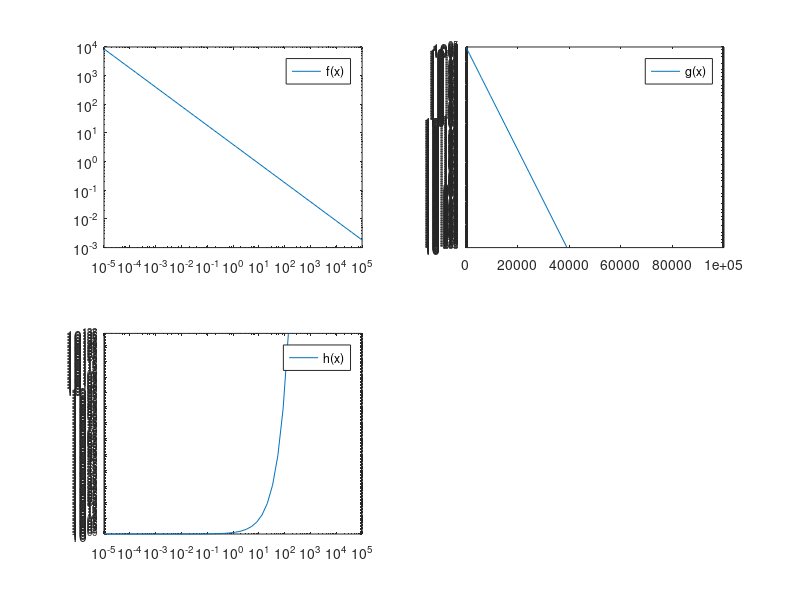

Reproduce this figure in MATLAB.
x = logspace(-5, 5);

f = 5 ./ (nthroot(2 .* x.^2, 3));
g = 10^5 * 2.^(-x ./ 100) .* exp(-x ./ 100);
h = ( 10 .^ (2 .* x) ./ 2 .^ (5 .* x) ) .^ 2;
%h = 10 .^ (4 .* x) ./ 2 .^ (10 .* x);

subplot(2,2,1), loglog(x, f), legend('f(x)');
subplot(2,2,2), semilogy(x, g), legend('g(x)');
subplot(2,2,3), loglog(x, h), legend('h(x)');